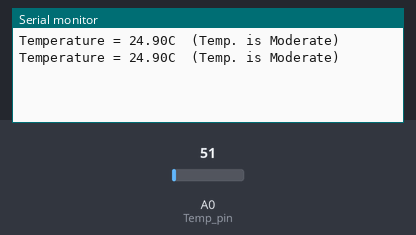
The sketch below on a simulated Arduino Uno, built with avr-gcc and run on an emulated ATmega328P. Shown: the last lines printed to the serial monitor. The inputs (shaded band) are chosen by the test bench; at power-on: A0 (Temp_pin) = 51.

Above: at 3.8 s.
3.9 s: A0 (Temp_pin) set to 57
At 6.9 s:
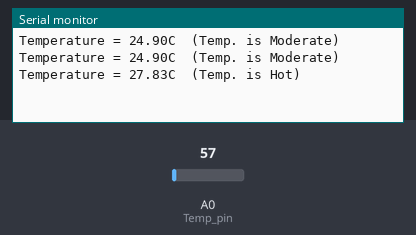
10.5 s: A0 (Temp_pin) set to 30
At 12.7 s:
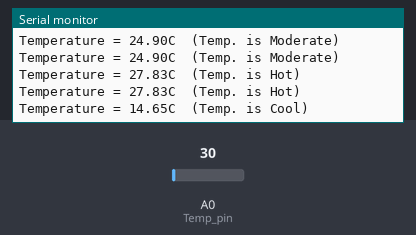
16.5 s: A0 (Temp_pin) set to 86
At 18.5 s:
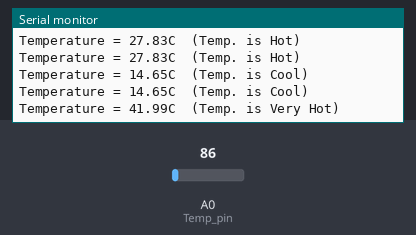

Measured:
- the behaviour switches between 51 and 52 on A0 (Temp_pin) (found by bisection; images 0 and 1)
- after the input at 3.9 s, the serial monitor: prints a new line after 2.1 s (image 1)
- after the input at 10.5 s, the serial monitor: prints a new line after 1.5 s (image 2)
- after the input at 16.5 s, the serial monitor: prints a new line after 1.5 s (image 3)

The sketch:

Arduino_Test_Code.ino
```cpp
//pinout
int Temp_pin=A0;
//int LED_blue =2;
//int LED_green =3;
//int LED_yellow=4;
//int LED_red=5;

void setup() {
  // put your setup code here, to run once:
  pinMode(Temp_pin,INPUT);
  Serial.begin(9600);
}

void loop() {
  // put your main code here, to run repeatedly:
  int sensor_value=analogRead(Temp_pin);
  float mv=(sensor_value/1024.0)*5000;
  float cel=mv/10;
  Serial.print("Temperature = ");
  Serial.print(cel);
  Serial.print("C");

  if(cel<=15){
    //digitalWrite(LED_blue,HIGH);
    Serial.println("  (Temp. is Cool)");
  }
  else if(cel<=25){
    //digitalWrite(LED_green,HIGH);
    Serial.println("  (Temp. is Moderate)");
  }
  else if(cel<=40){
    //digitalWrite(LED_yellow,HIGH);
    Serial.println("  (Temp. is Hot)");
  }
  else if(cel>40){
    //digitalWrite(LED_red,HIGH);
    Serial.println("  (Temp. is Very Hot)");
  }
  delay(3000);

}
```
